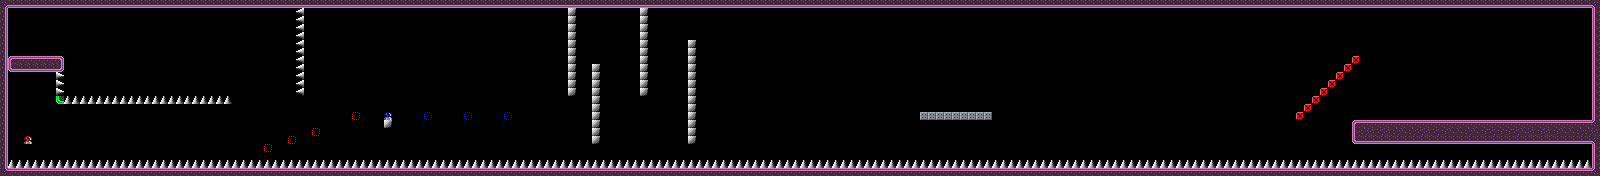

This is a level from a 2D game, rendered from its Tiled map with the project's own tilesets. A one-line summary and the map file follow, with tile-layer data summarised:
An orthogonal 200x22 tile map with 8x8 px tiles, 1 tile layer (Tile Layer 1) and 151 objects.

<map version="1.10" tiledversion="1.10.2" orientation="orthogonal" renderorder="right-down" width="200" height="22" tilewidth="8" tileheight="8" infinite="0" nextlayerid="3" nextobjectid="781">
 <tileset firstgid="1" source="../purple.tsx" />
 <layer id="1" name="Tile Layer 1" width="200" height="22">
  <data>[4400 cells, 850 non-empty, 28 distinct tile ids]</data>
 </layer>
 <objectgroup id="2" name="Object Layer 1">
  <!-- 151 objects omitted --></objectgroup>
</map>
<!-- 151 of 151 objects omitted -->
